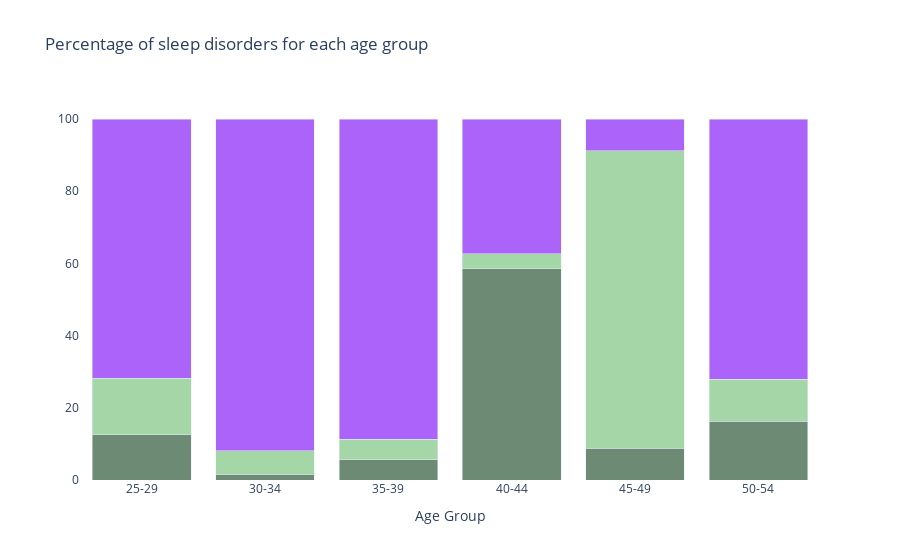

Notebook source saved alongside this figure:
### Markdown cell above
## Versione migliore con HOVER

### Code cell
data = pd.read_csv(dataset)

# Create Age Groups
data['Age Group'] = pd.cut(data['Age'], bins=[25, 30, 35, 40, 45, 50, 55], labels=['25-29', '30-34', '35-39', '40-44', '45-49', '50-54'])


data['Sleep Disorder'] = data['Sleep Disorder'].fillna('No Disorder')

# Calculate Proportion of Sleep Disorders by Age Group
disorder_counts = data.groupby(['Age Group', 'Sleep Disorder']).size().unstack(fill_value=0)
disorder_proportions = disorder_counts.div(disorder_counts.sum(axis=1), axis=0) * 100

# Reset index for plotting
disorder_proportions = disorder_proportions.reset_index()

# Melt the dataframe for Plotly
melted_df = disorder_proportions.melt(id_vars='Age Group', var_name='Sleep Disorder', value_name='Percentage')

# Create the Interactive Plot with specified colors
fig = px.bar(melted_df, x='Age Group', y='Percentage', color='Sleep Disorder', text=None,
             title='Percentage of sleep disorders for each age group',
             labels={'Age Group': 'Age Group', 'Percentage': 'Percentage', 'Sleep Disorder': 'Sleep Disorder'},
             category_orders={'Sleep Disorder': ['Insomnia', 'Sleep Apnea', 'None']},
             color_discrete_map={'Insomnia': '#6D8B74', 'Sleep Apnea': '#A5D6A7', 'None': '#E0E0E0'})

# Update layout for better readability
fig.update_layout(
    barmode='stack',
    xaxis={'categoryorder':'category ascending'},
    yaxis={'title': '', 'tickformat':''},
    plot_bgcolor='rgba(255,255,255,255)', 
    paper_bgcolor='rgba(255,255,255,255)',
    showlegend = False
)

for trace in fig.data:
    trace.customdata = melted_df[melted_df['Sleep Disorder'] == trace.name]['Sleep Disorder']
    trace.hovertemplate = '%{customdata}<br>%{x}<br>%{y:.3f}%'
    trace.hoverlabel = {'namelength': 0}

# Show the plot
fig.show()

### Figure 1 — Plotly figure (JSON) as saved in the notebook; plotly's stock layout.template omitted (floating-point values rounded to 4 significant figures)
{"data": [{"alignmentgroup": "True", "customdata": ["Insomnia", "Insomnia", "Insomnia", "Insomnia", "Insomnia", "Insomnia"], "hoverlabel": {"namelength": 0}, "hovertemplate": "%{customdata}<br>%{x}<br>%{y:.3f}%", "legendgroup": "Insomnia", "marker": {"color": "#6D8B74", "pattern": {"shape": ""}}, "name": "Insomnia", "offsetgroup": "Insomnia", "orientation": "v", "showlegend": true, "textposition": "auto", "type": "bar", "x": ["25-29", "30-34", "35-39", "40-44", "45-49", "50-54"], "xaxis": "x", "y": [12.5, 1.613, 5.634, 58.59, 8.824, 16.28], "yaxis": "y"}, {"alignmentgroup": "True", "customdata": ["Sleep Apnea", "Sleep Apnea", "Sleep Apnea", "Sleep Apnea", "Sleep Apnea", "Sleep Apnea"], "hoverlabel": {"namelength": 0}, "hovertemplate": "%{customdata}<br>%{x}<br>%{y:.3f}%", "legendgroup": "Sleep Apnea", "marker": {"color": "#A5D6A7", "pattern": {"shape": ""}}, "name": "Sleep Apnea", "offsetgroup": "Sleep Apnea", "orientation": "v", "showlegend": true, "textposition": "auto", "type": "bar", "x": ["25-29", "30-34", "35-39", "40-44", "45-49", "50-54"], "xaxis": "x", "y": [15.62, 6.452, 5.634, 4.04, 82.35, 11.63], "yaxis": "y"}, {"alignmentgroup": "True", "customdata": ["No Disorder", "No Disorder", "No Disorder", "No Disorder", "No Disorder", "No Disorder"], "hoverlabel": {"namelength": 0}, "hovertemplate": "%{customdata}<br>%{x}<br>%{y:.3f}%", "legendgroup": "No Disorder", "marker": {"color": "#ab63fa", "pattern": {"shape": ""}}, "name": "No Disorder", "offsetgroup": "No Disorder", "orientation": "v", "showlegend": true, "textposition": "auto", "type": "bar", "x": ["25-29", "30-34", "35-39", "40-44", "45-49", "50-54"], "xaxis": "x", "y": [71.88, 91.94, 88.73, 37.37, 8.824, 72.09], "yaxis": "y"}], "layout": {"barmode": "stack", "legend": {"title": {"text": "Sleep Disorder"}, "tracegroupgap": 0}, "paper_bgcolor": "rgba(255,255,255,255)", "plot_bgcolor": "rgba(255,255,255,255)", "showlegend": false, "title": {"text": "Percentage of sleep disorders for each age group"}, "xaxis": {"anchor": "y", "categoryorder": "category ascending", "domain": [0, 1], "title": {"text": "Age Group"}}, "yaxis": {"anchor": "x", "domain": [0, 1], "tickformat": "", "title": {"text": ""}}}}
